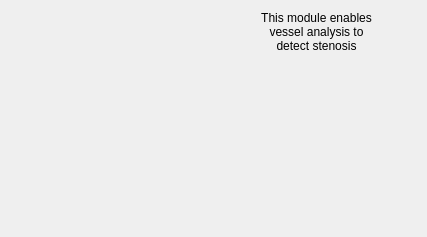
<?xml version="1.0" encoding="UTF-8"?>
<ui version="4.0">
 <class>qSlicerStenosisDetectorWelcomeStep</class>
 <widget class="QWidget" name="qSlicerStenosisDetectorWelcomeStep">
  <property name="enabled">
   <bool>true</bool>
  </property>
  <property name="geometry">
   <rect>
    <x>0</x>
    <y>0</y>
    <width>427</width>
    <height>237</height>
   </rect>
  </property>
  <property name="sizePolicy">
   <sizepolicy hsizetype="MinimumExpanding" vsizetype="MinimumExpanding">
    <horstretch>0</horstretch>
    <verstretch>0</verstretch>
   </sizepolicy>
  </property>
  <property name="minimumSize">
   <size>
    <width>0</width>
    <height>0</height>
   </size>
  </property>
  <property name="font">
   <font>
    <weight>50</weight>
    <italic>false</italic>
    <bold>false</bold>
   </font>
  </property>
  <property name="windowTitle">
   <string>Form</string>
  </property>
  <layout class="QVBoxLayout" name="verticalLayout">
   <item>
    <layout class="QHBoxLayout" name="horizontalLayout">
     <item>
      <widget class="QLabel" name="label">
       <property name="maximumSize">
        <size>
         <width>210</width>
         <height>171</height>
        </size>
       </property>
       <property name="text">
        <string/>
       </property>
       <property name="pixmap">
        <pixmap resource="../qSlicerStenosisDetectorModule.qrc">:/Images/stenosiswelcome.png</pixmap>
       </property>
       <property name="scaledContents">
        <bool>true</bool>
       </property>
      </widget>
     </item>
     <item>
      <widget class="QLabel" name="label_2">
       <property name="sizePolicy">
        <sizepolicy hsizetype="Preferred" vsizetype="Fixed">
         <horstretch>0</horstretch>
         <verstretch>0</verstretch>
        </sizepolicy>
       </property>
       <property name="styleSheet">
        <string notr="true">font: 75 12pt &quot;Bitstream Charter&quot;;</string>
       </property>
       <property name="text">
        <string>This module enables 
vessel analysis to 
detect stenosis</string>
       </property>
       <property name="alignment">
        <set>Qt::AlignCenter</set>
       </property>
      </widget>
     </item>
    </layout>
   </item>
   <item>
    <spacer name="verticalSpacer">
     <property name="orientation">
      <enum>Qt::Vertical</enum>
     </property>
     <property name="sizeHint" stdset="0">
      <size>
       <width>20</width>
       <height>40</height>
      </size>
     </property>
    </spacer>
   </item>
  </layout>
 </widget>
 <resources>
  <include location="../qSlicerStenosisDetectorModule.qrc"/>
 </resources>
 <connections/>
</ui>
